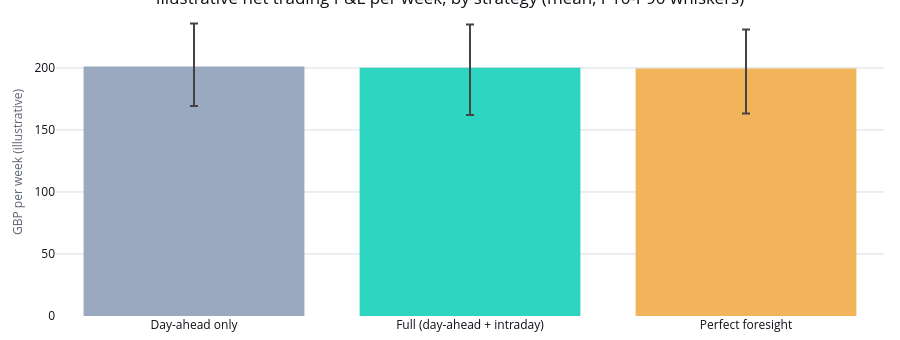

This figure's notebook cell:
### Markdown cell above
## 6. Three strategies

`perfect_foresight` sells the week's realised settled deviation at day-ahead (an upper bound: real
trading never knows the future); `da_only` commits once at day-ahead and lets everything else
settle at imbalance; `full` adds hourly intraday re-positioning. All three price the same physical
outcome — the kernel never follows the trader (contract section 4.6) — so the spread between them
is entirely what forecasting and re-trading are worth.

### Code cell
net_by_strategy = base.trading_kpis.query("metric == 'net_gbp_per_week'").set_index("strategy")
net_by_strategy = net_by_strategy.loc[list(market.STRATEGIES)]

strategy_figure = go.Figure(
    go.Bar(
        x=[STRATEGY_LABELS[s] for s in net_by_strategy.index],
        y=net_by_strategy["mean"].round(1),
        error_y={
            "type": "data",
            "symmetric": False,
            "array": (net_by_strategy["p90"] - net_by_strategy["mean"]).round(1),
            "arrayminus": (net_by_strategy["mean"] - net_by_strategy["p10"]).round(1),
        },
        marker_color=[STRATEGY_COLOURS[s] for s in net_by_strategy.index],
    )
)
strategy_figure.update_layout(
    title="Illustrative net trading P&L per week, by strategy (mean, P10-P90 whiskers)",
    yaxis_title="GBP per week (illustrative)",
)
apply_notebook_style(strategy_figure, height=340)

### Figure 1 — Plotly figure (JSON) as saved in the notebook; plotly's stock layout.template omitted (floating-point values rounded to 4 significant figures)
{"data": [{"error_y": {"array": [34.8, 34.9, 31.3], "arrayminus": [31.8, 38.1, 36.4], "symmetric": false, "type": "data"}, "marker": {"color": ["#9AA9BF", "#2DD4BF", "#F2B45A"]}, "x": ["Day-ahead only", "Full (day-ahead + intraday)", "Perfect foresight"], "y": [201.1, 200.2, 199.6], "type": "bar"}], "layout": {"title": {"text": "Illustrative net trading P&L per week, by strategy (mean, P10-P90 whiskers)"}, "yaxis": {"title": {"text": "GBP per week (illustrative)"}}, "margin": {"b": 24}, "height": 340, "paper_bgcolor": "#FFFFFF", "plot_bgcolor": "#FFFFFF"}}
